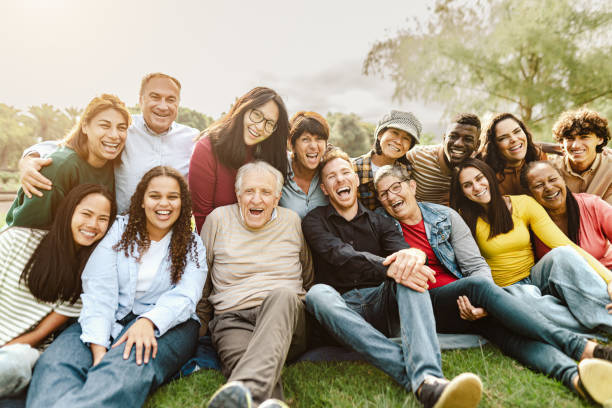
#> input picture Tema 03/Visión Artificial/imagen.jpg, 612 x 408 px, given in place of imagen.webp, which was not available
$ jupyter execute actividad13.ipynb   (shell and % lines are left out)   (text cells are left out)
#> lines starting #> are read from the running program, lines starting #| are printed output that depends on the picture; after the words box and inside, x2 and y2 are one past the last pixel; in counts of white or black regions, pixels touching at a corner belong together; pictures that were not available may be replaced by others from this repository, and a replacement may not be noted
[cell 1]
import cv2
import numpy as np
from matplotlib import pyplot as plt

# Configurar matplotlib para mostrar imágenes en el notebook

[cell 2]
# Cargar la imagen
imagen = cv2.imread('imagen.webp')
#> imagen is the input picture: shape (408, 612, 3); mean B, G, R 133.2, 153, 163

# Verificar que la imagen se cargó correctamente
if imagen is None:
    print("Error: No se pudo cargar la imagen. Verifica la ruta del archivo.")
else:
    print("✓ Imagen cargada correctamente")

    # Mostrar la imagen original
    imagen_rgb = cv2.cvtColor(imagen, cv2.COLOR_BGR2RGB)
    plt.figure(figsize=(10, 6))
    plt.imshow(imagen_rgb)
    plt.axis('off')
    plt.title('Imagen original')
    plt.show()

[cell 3]
# Convertir a escala de grises
imagen_gris = cv2.cvtColor(imagen, cv2.COLOR_BGR2GRAY)
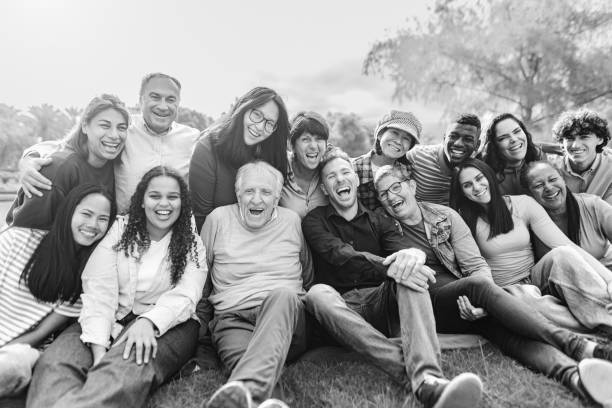
#> imagen_gris: shape (408, 612); min 0, max 255, mean 153.8

print("✓ Imagen convertida a escala de grises")
print(f"  Dimensiones: {imagen_gris.shape}")
#|   Dimensiones: (408, 612)
print(f"  Tipo de dato: {imagen_gris.dtype}")
#|   Tipo de dato: uint8
print(f"  Valores mín/máx: {imagen_gris.min()} / {imagen_gris.max()}")
#|   Valores mín/máx: 0 / 255

plt.figure(figsize=(10, 6))
plt.imshow(imagen_gris, cmap='gray')
plt.title('Imagen en escala de grises')
plt.axis('off')
plt.show()

[cell 4]
# Aplicar umbralización binaria
# Píxeles > umbral = 255 (blanco)
# Píxeles <= umbral = 0 (negro)
umbral_valor = 127
valor_maximo = 255

retval1, thresh_binary = cv2.threshold(imagen_gris, umbral_valor, valor_maximo, cv2.THRESH_BINARY)
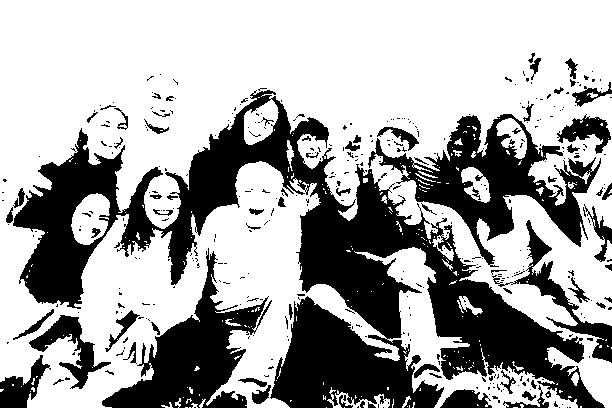
#> thresh_binary: shape (408, 612); 65.4% white; 403 black regions (330 under 20 px), largest, box (x1, y1, x2, y2) and area: (13, 90, 605, 408) 52892, (368, 114, 601, 267) 10956, (102, 248, 272, 408) 9316
#> retval1 = 127

print(f"✓ THRESH_BINARY aplicado")
print(f"  Umbral usado: {umbral_valor}")
print(f"  Valor máximo: {valor_maximo}")
print(f"  Píxeles blancos: {np.sum(thresh_binary == 255)}")
#|   Píxeles blancos: 163286
print(f"  Píxeles negros: {np.sum(thresh_binary == 0)}")
#|   Píxeles negros: 86410

plt.figure(figsize=(10, 6))
plt.imshow(thresh_binary, cmap='gray')
plt.title(f'THRESH_BINARY (umbral={umbral_valor})')
plt.axis('off')
plt.show()

[cell 5]
# Aplicar umbralización binaria invertida
# Píxeles > umbral = 0 (negro)
# Píxeles <= umbral = 255 (blanco)
retval2, thresh_binary_inv = cv2.threshold(imagen_gris, umbral_valor, valor_maximo, cv2.THRESH_BINARY_INV)
#> retval2 = 127

print(f"✓ THRESH_BINARY_INV aplicado")
print(f"  Umbral usado: {umbral_valor}")
print(f"  Píxeles blancos: {np.sum(thresh_binary_inv == 255)}")
#|   Píxeles blancos: 86410
print(f"  Píxeles negros: {np.sum(thresh_binary_inv == 0)}")
#|   Píxeles negros: 163286

plt.figure(figsize=(10, 6))
plt.imshow(thresh_binary_inv, cmap='gray')
plt.title(f'THRESH_BINARY_INV (umbral={umbral_valor})')
plt.axis('off')
plt.show()

[cell 6]
# Aplicar método de Otsu
# El umbral se calcula automáticamente
# El valor de umbral manual se ignora cuando se usa THRESH_OTSU
retval_otsu, thresh_otsu = cv2.threshold(imagen_gris, 0, 255, cv2.THRESH_BINARY + cv2.THRESH_OTSU)
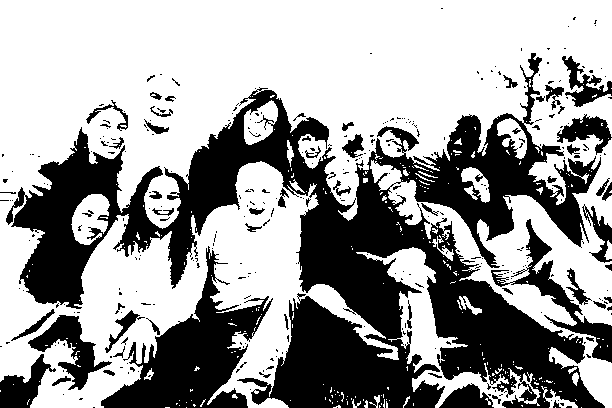
#> thresh_otsu: shape (408, 612); 61.8% white; 326 black regions (266 under 20 px), largest, box (x1, y1, x2, y2) and area: (6, 53, 605, 408) 70621, (101, 246, 273, 408) 10169, (491, 219, 612, 363) 2820
#> retval_otsu = 138

print(f"✓ Método de Otsu aplicado")
print(f"  Umbral calculado automáticamente: {retval_otsu:.2f}")
#|   Umbral calculado automáticamente: 138.00
print(f"  (Otsu determina el umbral óptimo del histograma)")
print(f"  Píxeles blancos: {np.sum(thresh_otsu == 255)}")
#|   Píxeles blancos: 154409
print(f"  Píxeles negros: {np.sum(thresh_otsu == 0)}")
#|   Píxeles negros: 95287

plt.figure(figsize=(10, 6))
plt.imshow(thresh_otsu, cmap='gray')
plt.title(f'THRESH_OTSU (umbral automático={retval_otsu:.2f})')
plt.axis('off')
plt.show()

[cell 7]
# Aplicar umbralización adaptativa
# Método: ADAPTIVE_THRESH_GAUSSIAN_C (promedio ponderado gaussiano)
# Parámetros:
# - blockSize: tamaño del vecindario (debe ser impar)
# - C: constante que se resta del promedio
blockSize = 11
C = 2

thresh_adaptive = cv2.adaptiveThreshold(imagen_gris, 255, cv2.ADAPTIVE_THRESH_GAUSSIAN_C,
                                        cv2.THRESH_BINARY, blockSize, C)
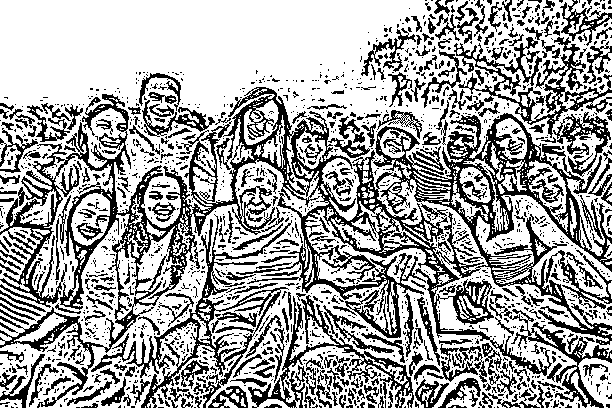
#> thresh_adaptive: shape (408, 612); 65.1% white; black in thin lines or dots

print(f"✓ Umbralización adaptativa aplicada")
print(f"  Método: ADAPTIVE_THRESH_GAUSSIAN_C")
print(f"  Block size: {blockSize}")
print(f"  Constante C: {C}")
print(f"  (El umbral se calcula localmente para cada región)")

plt.figure(figsize=(10, 6))
plt.imshow(thresh_adaptive, cmap='gray')
plt.title(f'Umbralización Adaptativa (blockSize={blockSize}, C={C})')
plt.axis('off')
plt.show()

[cell 8]
# Mostrar todas las versiones en una cuadrícula 3x2
fig, axes = plt.subplots(3, 2, figsize=(16, 18))

# Imagen original
axes[0, 0].imshow(imagen_rgb)
axes[0, 0].set_title('Original', fontsize=12, fontweight='bold')
axes[0, 0].axis('off')

# Escala de grises
axes[0, 1].imshow(imagen_gris, cmap='gray')
axes[0, 1].set_title('Escala de grises', fontsize=12, fontweight='bold')
axes[0, 1].axis('off')

# THRESH_BINARY
axes[1, 0].imshow(thresh_binary, cmap='gray')
axes[1, 0].set_title(f'THRESH_BINARY\n(umbral={umbral_valor})', fontsize=12, fontweight='bold')
axes[1, 0].axis('off')

# THRESH_BINARY_INV
axes[1, 1].imshow(thresh_binary_inv, cmap='gray')
axes[1, 1].set_title(f'THRESH_BINARY_INV\n(umbral={umbral_valor})', fontsize=12, fontweight='bold')
axes[1, 1].axis('off')

# Método de Otsu
axes[2, 0].imshow(thresh_otsu, cmap='gray')
axes[2, 0].set_title(f'THRESH_OTSU\n(umbral auto={retval_otsu:.2f})', fontsize=12, fontweight='bold')
axes[2, 0].axis('off')

# Umbralización adaptativa
axes[2, 1].imshow(thresh_adaptive, cmap='gray')
axes[2, 1].set_title(f'Adaptativa\n(blockSize={blockSize}, C={C})', fontsize=12, fontweight='bold')
axes[2, 1].axis('off')

plt.tight_layout()
plt.show()
